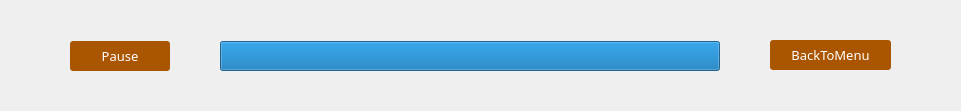
<?xml version="1.0" encoding="UTF-8"?>
<ui version="4.0">
 <class>GameWidget</class>
 <widget class="QWidget" name="GameWidget">
  <property name="geometry">
   <rect>
    <x>0</x>
    <y>0</y>
    <width>961</width>
    <height>111</height>
   </rect>
  </property>
  <property name="windowTitle">
   <string>Form</string>
  </property>
  <widget class="QPushButton" name="pushButtonPause">
   <property name="geometry">
    <rect>
     <x>70</x>
     <y>41</y>
     <width>100</width>
     <height>30</height>
    </rect>
   </property>
   <property name="font">
    <font>
     <family>微软雅黑</family>
     <pointsize>10</pointsize>
    </font>
   </property>
   <property name="styleSheet">
    <string notr="true">QPushButton { background-color: rgb(170, 85, 0); border-radius: 3px; color: rgb(255, 255, 255); } QPushButton:hover { background-color: rgb(0, 170, 255); }</string>
   </property>
   <property name="text">
    <string>Pause</string>
   </property>
  </widget>
  <widget class="QProgressBar" name="progressBarTimer">
   <property name="geometry">
    <rect>
     <x>220</x>
     <y>41</y>
     <width>500</width>
     <height>30</height>
    </rect>
   </property>
   <property name="maximum">
    <number>60</number>
   </property>
   <property name="value">
    <number>60</number>
   </property>
   <property name="textVisible">
    <bool>false</bool>
   </property>
   <property name="format">
    <string>%p sec</string>
   </property>
  </widget>
  <widget class="QPushButton" name="pushButtonBackToMenu">
   <property name="geometry">
    <rect>
     <x>770</x>
     <y>40</y>
     <width>121</width>
     <height>30</height>
    </rect>
   </property>
   <property name="font">
    <font>
     <family>微软雅黑</family>
     <pointsize>10</pointsize>
    </font>
   </property>
   <property name="styleSheet">
    <string notr="true">QPushButton { background-color: rgb(170, 85, 0); border-radius: 3px; color: rgb(255, 255, 255); } QPushButton:hover { background-color: rgb(0, 170, 255); }</string>
   </property>
   <property name="text">
    <string>BackToMenu</string>
   </property>
  </widget>
 </widget>
 <resources/>
 <connections/>
</ui>
